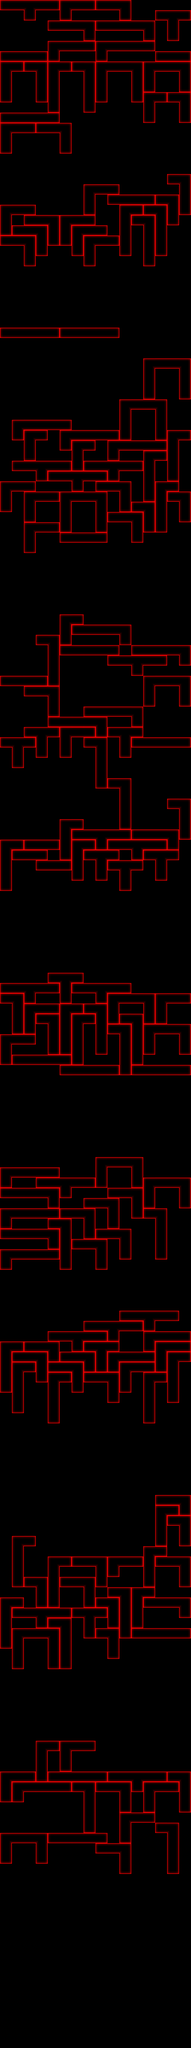

This game map was drawn from its Tiled (.tmx) file and the tilesets committed beside it. A one-line description and the full map source follow:
An orthogonal 16x200 tile map with 28x24 px tiles, 1 tile layer (Tile Layer 1).

<map version="1.0" orientation="orthogonal" width="16" height="200" tilewidth="28" tileheight="24">
 <properties>
  <property name="background" value="back.bmp" />
  <property name="speed" value="0.75" />
 </properties>
 <tileset firstgid="1" name="tileset_rs" tilewidth="28" tileheight="24" spacing="1" margin="1">
  <image source="tileset_rs.bmp" trans="ff0080" width="407" height="76" />
 </tileset>
 <layer name="Tile Layer 1" width="16" height="200">
  <data encoding="csv">
27,33,9,33,28,4,33,28,27,33,5,0,0,0,0,0,
0,0,14,0,0,14,0,0,0,0,14,0,0,27,9,28,
0,0,0,0,27,33,33,5,27,33,33,33,5,0,32,0,
0,0,0,0,0,0,0,14,0,0,0,0,14,0,14,0,
0,0,0,0,4,33,33,28,4,33,33,33,28,0,0,0,
27,33,33,28,14,0,0,0,14,0,0,0,0,27,33,28,
4,28,27,5,4,28,27,5,4,33,33,5,4,33,33,5,
32,0,0,32,32,0,0,32,32,0,0,32,32,0,0,32,
32,0,0,32,32,0,0,32,32,0,0,32,14,0,0,14,
14,0,0,14,32,0,0,32,14,0,0,14,4,28,27,5,
0,0,0,0,14,0,0,14,0,0,0,0,32,0,0,32,
27,33,33,33,28,0,0,0,0,0,0,0,14,0,0,14,
4,33,28,27,33,5,0,0,0,0,0,0,0,0,0,0,
32,0,0,0,0,32,0,0,0,0,0,0,0,0,0,0,
14,0,0,0,0,14,0,0,0,0,0,0,0,0,0,0,
0,0,0,0,0,0,0,0,0,0,0,0,0,0,0,0,
0,0,0,0,0,0,0,0,0,0,0,0,0,0,0,0,
0,0,0,0,0,0,0,0,0,0,0,0,0,0,27,5,
0,0,0,0,0,0,0,4,33,28,0,0,0,0,0,32,
0,0,0,0,0,0,0,32,0,27,33,33,28,27,5,32,
4,33,28,0,0,0,0,14,0,0,4,28,27,5,32,14,
32,0,27,33,5,4,33,28,0,0,32,27,5,32,14,0,
14,27,33,5,32,32,4,33,28,0,32,0,32,32,0,0,
27,33,5,32,14,14,32,4,33,28,32,0,32,32,0,0,
0,0,32,14,0,0,14,32,0,0,14,0,32,14,0,0,
0,0,14,0,0,0,0,14,0,0,0,0,14,0,0,0,
0,0,0,0,0,0,0,0,0,0,0,0,0,0,0,0,
0,0,0,0,0,0,0,0,0,0,0,0,0,0,0,0,
0,0,0,0,0,0,0,0,0,0,0,0,0,0,0,0,
0,0,0,0,0,0,0,0,0,0,0,0,0,0,0,0,
0,0,0,0,0,0,0,0,0,0,0,0,0,0,0,0,
0,0,0,0,0,0,0,0,0,0,0,0,0,0,0,0,
27,33,33,33,28,27,33,33,33,28,0,0,0,0,0,0,
0,0,0,0,0,0,0,0,0,0,0,0,0,0,0,0,
0,0,0,0,0,0,0,0,0,0,0,0,0,0,0,0,
0,0,0,0,0,0,0,0,0,0,0,0,4,33,33,5,
0,0,0,0,0,0,0,0,0,0,0,0,32,0,0,32,
0,0,0,0,0,0,0,0,0,0,0,0,32,0,0,32,
0,0,0,0,0,0,0,0,0,0,0,0,14,0,0,14,
0,0,0,0,0,0,0,0,0,0,4,33,33,5,0,0,
0,0,0,0,0,0,0,0,0,0,32,0,0,32,0,0,
0,4,33,33,33,28,0,0,0,0,32,0,0,32,0,0,
0,14,4,28,0,4,33,33,33,28,14,0,0,14,4,28,
0,0,32,0,0,14,4,28,0,4,33,33,33,28,32,0,
0,0,14,0,0,0,32,0,0,14,0,0,4,28,32,0,
0,27,33,9,33,28,14,27,33,9,33,28,32,0,32,0,
0,0,0,14,27,33,9,33,28,14,0,0,32,0,14,0,
4,33,28,0,0,0,14,0,27,33,5,0,32,4,28,0,
32,0,4,33,28,4,33,33,5,0,32,0,14,32,27,5,
14,0,32,0,0,32,0,0,32,0,14,27,5,32,0,32,
0,0,14,0,0,32,0,0,32,27,33,5,32,32,0,14,
0,0,4,33,28,14,0,0,14,0,0,32,14,14,0,0,
0,0,32,0,0,27,33,33,28,0,0,14,0,0,0,0,
0,0,14,0,0,0,0,0,0,0,0,0,0,0,0,0,
0,0,0,0,0,0,0,0,0,0,0,0,0,0,0,0,
0,0,0,0,0,0,0,0,0,0,0,0,0,0,0,0,
0,0,0,0,0,0,0,0,0,0,0,0,0,0,0,0,
0,0,0,0,0,0,0,0,0,0,0,0,0,0,0,0,
0,0,0,0,0,0,0,0,0,0,0,0,0,0,0,0,
0,0,0,0,0,0,0,0,0,0,0,0,0,0,0,0,
0,0,0,0,0,4,28,0,0,0,0,0,0,0,0,0,
0,0,0,0,0,32,27,33,33,33,5,0,0,0,0,0,
0,0,0,27,5,14,0,0,0,0,14,0,0,0,0,0,
0,0,0,0,32,27,33,33,33,28,0,27,33,33,33,5,
0,0,0,0,32,0,0,0,0,27,33,9,33,28,0,14,
0,0,0,0,32,0,0,0,0,0,0,14,0,0,0,0,
27,33,33,28,14,0,0,0,0,0,0,0,4,33,33,5,
0,0,27,33,5,0,0,0,0,0,0,0,32,0,0,32,
0,0,0,0,32,0,0,0,0,0,0,0,14,0,0,14,
0,0,0,0,14,0,0,27,33,33,33,5,0,0,0,0,
0,0,0,0,27,33,33,33,5,0,0,14,0,0,0,0,
0,0,27,9,28,4,33,28,14,27,9,28,0,0,0,0,
27,9,28,32,0,32,0,27,5,0,32,27,33,33,33,28,
0,32,0,14,0,14,0,0,32,0,14,0,0,0,0,0,
0,14,0,0,0,0,0,0,32,0,0,0,0,0,0,0,
0,0,0,0,0,0,0,0,32,0,0,0,0,0,0,0,
0,0,0,0,0,0,0,0,14,27,5,0,0,0,0,0,
0,0,0,0,0,0,0,0,0,0,32,0,0,0,0,0,
0,0,0,0,0,0,0,0,0,0,32,0,0,0,27,5,
0,0,0,0,0,0,0,0,0,0,32,0,0,0,0,32,
0,0,0,0,0,4,28,0,0,0,14,0,0,0,0,32,
0,0,0,0,0,32,27,33,9,33,28,27,33,33,5,14,
4,28,27,33,28,32,4,28,14,27,33,9,33,28,14,0,
32,27,33,28,0,14,32,27,9,28,0,14,27,9,28,0,
32,0,0,27,33,28,32,0,32,27,9,28,0,32,0,0,
32,0,0,0,0,0,14,0,14,0,32,0,0,14,0,0,
14,0,0,0,0,0,0,0,0,0,14,0,0,0,0,0,
0,0,0,0,0,0,0,0,0,0,0,0,0,0,0,0,
0,0,0,0,0,0,0,0,0,0,0,0,0,0,0,0,
0,0,0,0,0,0,0,0,0,0,0,0,0,0,0,0,
0,0,0,0,0,0,0,0,0,0,0,0,0,0,0,0,
0,0,0,0,0,0,0,0,0,0,0,0,0,0,0,0,
0,0,0,0,0,0,0,0,0,0,0,0,0,0,0,0,
0,0,0,0,0,0,0,0,0,0,0,0,0,0,0,0,
0,0,0,0,0,0,0,0,0,0,0,0,0,0,0,0,
0,0,0,0,27,9,28,0,0,0,0,0,0,0,0,0,
27,33,9,33,28,32,27,33,9,33,28,0,0,0,0,0,
27,5,14,0,0,14,0,0,14,4,33,33,5,4,33,28,
0,32,4,33,28,4,28,27,5,32,0,0,32,32,0,0,
0,32,32,27,5,32,4,28,32,14,27,5,14,14,0,0,
0,14,14,0,32,32,32,0,32,27,5,32,4,33,33,5,
4,33,28,0,32,32,32,0,32,0,32,32,32,0,0,32,
32,0,0,0,14,14,32,0,14,0,32,32,14,0,0,14,
14,27,33,33,33,28,14,0,0,0,32,14,0,0,0,0,
0,0,0,0,0,27,33,33,33,28,14,27,33,33,33,28,
0,0,0,0,0,0,0,0,0,0,0,0,0,0,0,0,
0,0,0,0,0,0,0,0,0,0,0,0,0,0,0,0,
0,0,0,0,0,0,0,0,0,0,0,0,0,0,0,0,
0,0,0,0,0,0,0,0,0,0,0,0,0,0,0,0,
0,0,0,0,0,0,0,0,0,0,0,0,0,0,0,0,
0,0,0,0,0,0,0,0,0,0,0,0,0,0,0,0,
0,0,0,0,0,0,0,0,0,0,0,0,0,0,0,0,
0,0,0,0,0,0,0,0,0,0,0,0,0,0,0,0,
0,0,0,0,0,0,0,0,4,33,33,5,0,0,0,0,
4,33,33,33,28,0,0,0,32,0,0,32,0,0,0,0,
14,0,0,27,33,9,33,28,14,0,0,14,4,33,33,5,
27,33,33,33,5,14,0,0,0,27,33,5,32,0,0,32,
0,0,0,0,14,0,0,27,33,5,0,32,14,0,0,14,
4,33,33,33,28,27,33,5,0,32,0,14,27,5,0,0,
14,0,0,0,27,5,0,32,0,14,0,0,0,32,0,0,
27,33,33,33,5,32,0,14,27,33,5,0,0,32,0,0,
0,0,0,0,14,32,27,33,5,0,32,0,0,32,0,0,
4,33,33,33,28,32,0,0,32,0,14,0,0,14,0,0,
14,0,0,0,0,14,0,0,14,0,0,0,0,0,0,0,
0,0,0,0,0,0,0,0,0,0,0,0,0,0,0,0,
0,0,0,0,0,0,0,0,0,0,0,0,0,0,0,0,
0,0,0,0,0,0,0,0,0,0,0,0,0,0,0,0,
0,0,0,0,0,0,0,0,0,0,0,0,0,0,0,0,
0,0,0,0,0,0,0,0,0,0,27,33,9,33,28,0,
0,0,0,0,0,0,0,27,33,9,33,28,14,0,0,0,
0,0,0,0,27,33,9,33,28,14,0,0,4,33,33,28,
4,28,27,33,5,0,14,27,9,28,0,0,14,4,33,28,
32,27,33,5,14,27,33,5,32,4,33,33,28,32,4,28,
32,4,28,32,27,33,5,14,14,14,4,33,28,14,32,0,
32,32,0,14,4,28,32,27,33,5,32,0,4,28,32,0,
14,32,0,0,32,0,14,0,0,32,14,0,32,0,32,0,
0,32,0,0,32,0,0,0,0,14,0,0,32,0,14,0,
0,14,0,0,32,0,0,0,0,0,0,0,32,0,0,0,
0,0,0,0,14,0,0,0,0,0,0,0,14,0,0,0,
0,0,0,0,0,0,0,0,0,0,0,0,0,0,0,0,
0,0,0,0,0,0,0,0,0,0,0,0,0,0,0,0,
0,0,0,0,0,0,0,0,0,0,0,0,0,0,0,0,
0,0,0,0,0,0,0,0,0,0,0,0,0,0,0,0,
0,0,0,0,0,0,0,0,0,0,0,0,0,0,0,0,
0,0,0,0,0,0,0,0,0,0,0,0,0,0,0,0,
0,0,0,0,0,0,0,0,0,0,0,0,0,0,0,0,
0,0,0,0,0,0,0,0,0,0,0,0,0,27,33,5,
0,0,0,0,0,0,0,0,0,0,0,0,0,4,28,14,
0,0,0,0,0,0,0,0,0,0,0,0,0,32,27,5,
0,0,0,0,0,0,0,0,0,0,0,0,0,32,0,32,
0,4,28,0,0,0,0,0,0,0,0,0,0,14,0,14,
0,32,0,0,0,0,0,0,0,0,0,0,4,28,0,0,
0,32,0,0,4,28,27,33,5,4,33,28,32,27,33,5,
0,32,0,0,32,0,0,0,32,14,0,0,32,0,0,32,
0,14,27,5,32,27,33,5,14,0,0,0,14,0,0,14,
0,0,0,32,32,0,0,32,0,27,5,4,28,0,0,0,
4,28,0,14,14,0,0,14,27,5,32,32,27,33,33,5,
32,27,33,9,33,28,27,9,28,32,32,32,0,0,0,14,
32,0,0,14,27,5,0,32,0,14,32,14,0,0,0,0,
32,4,33,33,5,32,0,14,27,5,14,27,33,33,33,28,
14,32,0,0,32,32,0,0,0,32,0,0,0,0,0,0,
0,32,0,0,32,32,0,0,0,14,0,0,0,0,0,0,
0,14,0,0,14,14,0,0,0,0,0,0,0,0,0,0,
0,0,0,0,0,0,0,0,0,0,0,0,0,0,0,0,
0,0,0,0,0,0,0,0,0,0,0,0,0,0,0,0,
0,0,0,0,0,0,0,0,0,0,0,0,0,0,0,0,
0,0,0,0,0,0,0,0,0,0,0,0,0,0,0,0,
0,0,0,0,0,0,0,0,0,0,0,0,0,0,0,0,
0,0,0,0,0,0,0,0,0,0,0,0,0,0,0,0,
0,0,0,0,0,0,0,0,0,0,0,0,0,0,0,0,
0,0,0,4,28,4,33,28,0,0,0,0,0,0,0,0,
0,0,0,32,0,32,0,0,0,0,0,0,0,0,0,0,
0,0,0,32,0,14,0,0,0,0,0,0,0,0,0,0,
4,33,28,14,27,33,33,33,28,27,33,9,33,28,27,5,
32,4,33,33,33,28,27,5,27,33,5,14,4,33,28,32,
14,14,0,0,0,0,0,32,0,0,32,0,32,0,0,32,
0,0,0,0,0,0,0,32,0,0,14,0,14,0,0,14,
0,0,0,0,0,0,0,32,0,0,4,33,28,0,0,0,
0,0,0,0,0,0,0,14,0,0,32,0,0,27,5,0,
4,33,33,5,27,33,33,33,28,0,14,0,0,0,32,0,
32,0,0,32,0,0,0,0,27,33,5,0,0,0,32,0,
14,0,0,14,0,0,0,0,0,0,32,0,0,0,32,0,
0,0,0,0,0,0,0,0,0,0,14,0,0,0,14,0,
0,0,0,0,0,0,0,0,0,0,0,0,0,0,0,0,
0,0,0,0,0,0,0,0,0,0,0,0,0,0,0,0,
0,0,0,0,0,0,0,0,0,0,0,0,0,0,0,0,
0,0,0,0,0,0,0,0,0,0,0,0,0,0,0,0,
0,0,0,0,0,0,0,0,0,0,0,0,0,0,0,0,
0,0,0,0,0,0,0,0,0,0,0,0,0,0,0,0,
0,0,0,0,0,0,0,0,0,0,0,0,0,0,0,0,
0,0,0,0,0,0,0,0,0,0,0,0,0,0,0,0,
0,0,0,0,0,0,0,0,0,0,0,0,0,0,0,0,
0,0,0,0,0,0,0,0,0,0,0,0,0,0,0,0,
0,0,0,0,0,0,0,0,0,0,0,0,0,0,0,0,
0,0,0,0,0,0,0,0,0,0,0,0,0,0,0,0,
0,0,0,0,0,0,0,0,0,0,0,0,0,0,0,0,
0,0,0,0,0,0,0,0,0,0,0,0,0,0,0,0,
0,0,0,0,0,0,0,0,0,0,0,0,0,0,0,0,
0,0,0,0,0,0,0,0,0,0,0,0,0,0,0,0,
0,0,0,0,0,0,0,0,0,0,0,0,0,0,0,0
</data>
 </layer>
</map>
